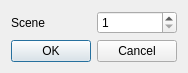
<?xml version="1.0" encoding="UTF-8"?>
<ui version="4.0">
 <class>ChoseDialog</class>
 <widget class="QDialog" name="ChoseDialog">
  <property name="geometry">
   <rect>
    <x>0</x>
    <y>0</y>
    <width>184</width>
    <height>73</height>
   </rect>
  </property>
  <property name="windowTitle">
   <string>Dialog</string>
  </property>
  <layout class="QGridLayout" name="gridLayout">
   <item row="0" column="0">
    <layout class="QHBoxLayout" name="horizontalLayout">
     <item>
      <widget class="QLabel" name="label">
       <property name="text">
        <string>Scene</string>
       </property>
      </widget>
     </item>
     <item>
      <widget class="QSpinBox" name="sceneSpinBox">
       <property name="minimum">
        <number>1</number>
       </property>
       <property name="maximum">
        <number>1000</number>
       </property>
      </widget>
     </item>
    </layout>
   </item>
   <item row="1" column="0">
    <widget class="QDialogButtonBox" name="buttonBox">
     <property name="orientation">
      <enum>Qt::Horizontal</enum>
     </property>
     <property name="standardButtons">
      <set>QDialogButtonBox::Cancel|QDialogButtonBox::Ok</set>
     </property>
    </widget>
   </item>
  </layout>
 </widget>
 <resources/>
 <connections>
  <connection>
   <sender>buttonBox</sender>
   <signal>accepted()</signal>
   <receiver>ChoseDialog</receiver>
   <slot>accept()</slot>
   <hints>
    <hint type="sourcelabel">
     <x>248</x>
     <y>254</y>
    </hint>
    <hint type="destinationlabel">
     <x>157</x>
     <y>274</y>
    </hint>
   </hints>
  </connection>
  <connection>
   <sender>buttonBox</sender>
   <signal>rejected()</signal>
   <receiver>ChoseDialog</receiver>
   <slot>reject()</slot>
   <hints>
    <hint type="sourcelabel">
     <x>316</x>
     <y>260</y>
    </hint>
    <hint type="destinationlabel">
     <x>286</x>
     <y>274</y>
    </hint>
   </hints>
  </connection>
 </connections>
</ui>
